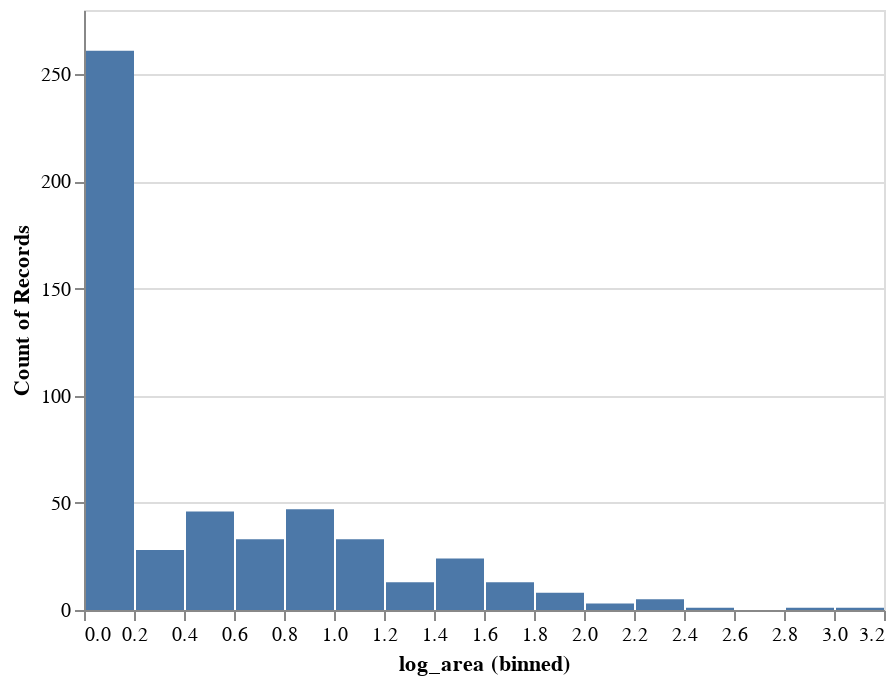

Notebook code for this chart:
### Code cell
#Therefore, we have to rescale the burned area with the formula
df["log_area"] = np.log10(df['area']+1)

alt.Chart(df).mark_bar().encode(
    alt.X("log_area", bin = alt.Bin(maxbins=20)),y = alt.Y("count()"))

### Figure 1 — Vega-Lite specification as saved in the notebook (floating-point values rounded to 4 significant figures; data arrays with more than 128 entries replaced by an {"elided": "..."} marker saying what was removed)
{"config": {"view": {"continuousWidth": 400, "continuousHeight": 300}}, "data": {"name": "data-bc033c7e3bff04728d598b96438ca8d4"}, "mark": "bar", "encoding": {"x": {"bin": {"maxbins": 20}, "field": "log_area", "type": "quantitative"}, "y": {"aggregate": "count", "type": "quantitative"}}, "$schema": "https://vega.github.io/schema/vega-lite/v4.17.0.json", "datasets": {"data-bc033c7e3bff04728d598b96438ca8d4": {"elided": "517 records"}}}
